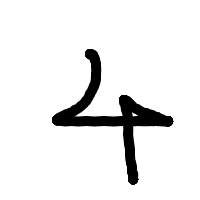
#> input picture tmp/2.png, 200 x 200 px
$ python -i dispImageMosaic.py   (imports and definitions only)
#> lines starting #> are read from the running program, lines starting #| are printed output that depends on the picture
# 画像表示アプリ バージョン2.0
# dispImagekadai.py
# s24002
import tkinter as tk
import tkinter.filedialog as fd
import PIL.Image, PIL.ImageTk

def dispPhoto(pash):

    # 画像を読み込んでモザイクに変換
#> called with pash = 'tmp/2.png'
    newImage = PIL.Image.open(pash).convert("L").resize((32,32)).resize((300, 300))
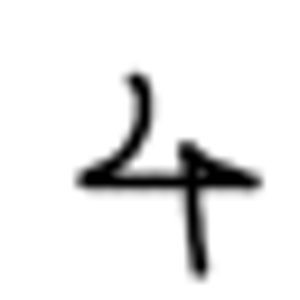
#> newImage: PIL image 300x300 L; min 0, max 255, mean 234.6

#> (the run stopped early here; a loop or call above may not have finished)
